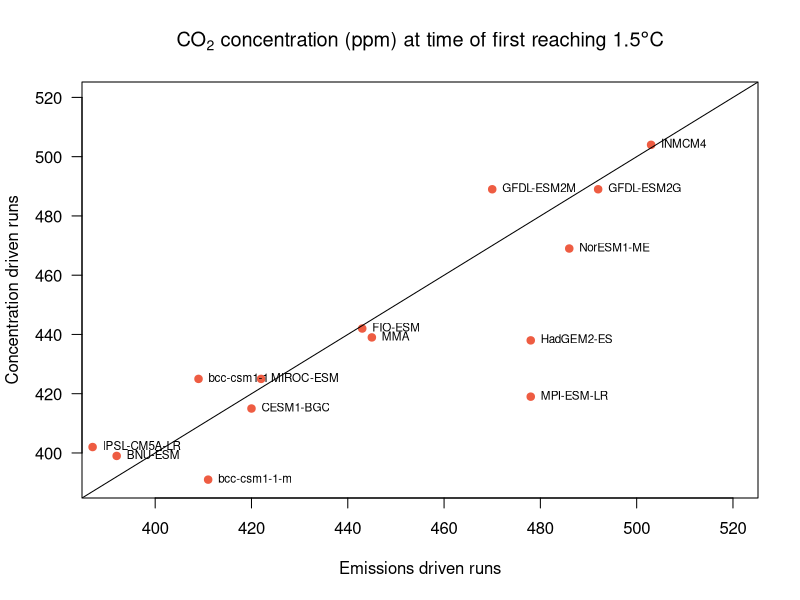
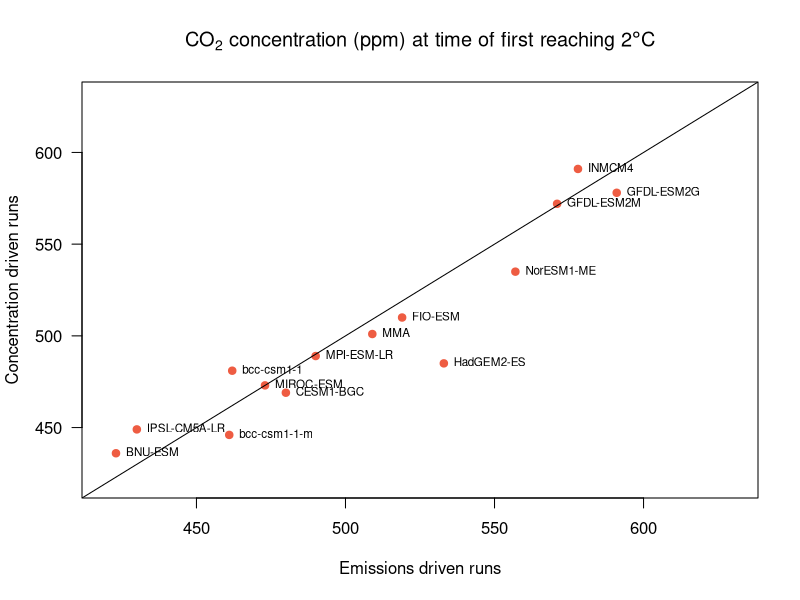

Source code (R) for these figures, in order:
# conc_v_emis_plots.R
# ---------------------------------------------------------------------------------------
# Comparing the CO2 concentrations in RCP and emissions-driven runs.
# Figures S4 qnd  S5 for supplementary material of
# "How much CO2 at 1.5 deg C and 2 deg C"  Betts & McNeall 2018, Nature Climate Change
# Doug McNeall dougmcneall@gmail.com
# ---------------------------------------------------------------------------------------

emsi_v_conc_1_5 = read.csv('emis_v_conc_1_5.csv', head = TRUE)
emsi_v_conc_2 = read.csv('emis_v_conc_2.csv', head = TRUE)

# Figure S4
pdf(file = 'emis_v_conc_1_5.pdf')
par(las = 1)
plot(emsi_v_conc_1_5[,2], emsi_v_conc_1_5[,3], pch = 19, col = 'tomato2',
     xlim = c(390, 520),ylim = c(390,520),
     xlab = 'Emissions driven runs',
     ylab = 'Concentration driven runs',
     main = expression(paste('CO'[2], ' concentration (ppm) at time of first reaching 1.5',degree,'C'))
     )
abline(0,1)
text(emsi_v_conc_1_5[,2], emsi_v_conc_1_5[,3],
     labels = as.character(emsi_v_conc_1_5[,1]), cex = 0.7, pos = 4,
     col = 'black')

dev.off()

# Figure S5.
pdf(file = 'emis_v_conc_2.pdf')
par(las = 1)
plot(emsi_v_conc_2[,2], emsi_v_conc_2[,3], pch = 19, col = 'tomato2',
     xlim = c(420, 630),ylim = c(420,630),
     xlab = 'Emissions driven runs',
     ylab = 'Concentration driven runs',
     main = expression(paste('CO'[2], ' concentration (ppm) at time of first reaching 2',degree,'C'))
)
abline(0,1)
text(emsi_v_conc_2[,2], emsi_v_conc_2[,3],
     labels = as.character(emsi_v_conc_2[,1]), cex = 0.7, pos = 4,
     col = 'black')

dev.off()
